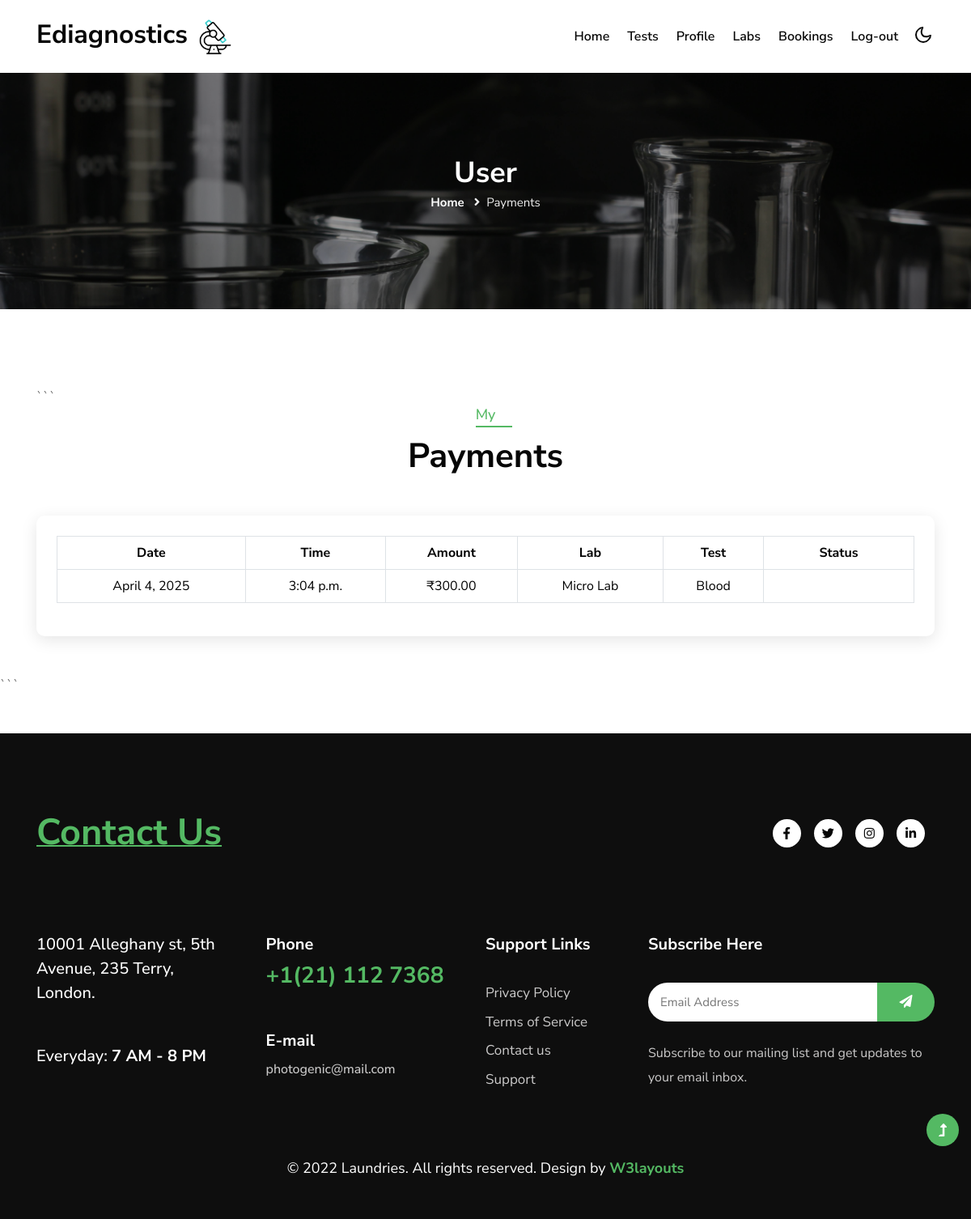
The page /user_payments/ (signed in) on the database its author committed.
### EdiagApp/models.py (models this page shows)
class Payment(models.Model):
    date = models.DateField(auto_now_add = True)
    time = models.TimeField(auto_now = True)
    amount = models.DecimalField(decimal_places = 2,max_digits = 6)
    status = models.CharField(max_length=20,default="Succesfull")
    booking = models.ForeignKey(Bookings,on_delete = models.CASCADE,null=True)

class Bookings(models.Model):
    slot = models.ForeignKey(Slots,on_delete = models.CASCADE)
    test = models.ForeignKey(Tests,on_delete = models.CASCADE,null = True)
    date = models.DateField(auto_now_add = True)
    user = models.ForeignKey(UserReg,on_delete = models.CASCADE,null = True)
    collector = models.ForeignKey(Collector, on_delete=models.SET_NULL, null=True, blank=True)
    collection_status = models.CharField(max_length=50, default="Pending")

class Slots(models.Model):
    lab = models.ForeignKey(LabReg,on_delete = models.CASCADE)
    date = models.DateField()
    time = models.TimeField()
    user = models.ForeignKey(UserReg,on_delete = models.CASCADE,null = True)
    report = models.FileField(null = True)
    prescription = models.FileField(max_length = 200,null = True)
    testStatus = models.IntegerField(default=0)#value 2 stands for paid, 1 for test completed

class LabReg(models.Model):
    name = models.CharField(max_length = 20)
    location = models.CharField(max_length = 20)
    contact = models.CharField(max_length = 20)
    email = models.EmailField()
    password = models.CharField(max_length=100, null=True)
    address = models.CharField(max_length = 50)
    user = models.ForeignKey(Login,on_delete=models.CASCADE,null = True)
    status = models.CharField(max_length=50, null=True, default='pending')
    image = models.FileField(null=True)

class Tests(models.Model):
    lab = models.ForeignKey(LabReg, on_delete=models.CASCADE)
    test = models.CharField(max_length = 50)
    description = models.CharField(max_length = 50)
    price = models.IntegerField()

### EdiagApp/views.py (the view)
# urls.py: path('user_payments/',views.user_payments),
def user_payments(request):
    userid = request.session["uid"]
    data = Payment.objects.filter(booking__user__id = userid)
    return render(request,'user_payments.html',{"data":data})

### template/user_payments.html (shortened to what this page needs)
{% extends "user_home.html" %}
{% block content %}
<section class="inner-banner py-5">
    <div class="w3l-breadcrumb py-lg-5">
        <div class="container pt-5 pb-sm-4 pb-2">
            <h4 class="inner-text-title font-weight-bold pt-5">User</h4>
            <ul class="breadcrumbs-custom-path">
                <li><a href="/">Home</a></li>
                <li class="active"><i class="fas fa-angle-right mx-2"></i>Payments</li>
            </ul>
        </div>
    </div>
</section>
<section class="w3l-w3l-contacts-12 py-5">
    <div class="contact-top py-lg-5 py-md-4 py-2">
        <div class="container">
```
        <div class="title-main text-center mx-auto mb-md-5 mb-4" style="max-width:500px;">
            <h5 class="sub-title">My</h5>
            <h3 class="title-style">Payments</h3>
        </div>
        <div class="table-container">
            <table class="table table-bordered text-center">
                <thead class="thead-dark">
                    <tr>
                        <th>Date</th>
                        <th>Time</th>
                        <th>Amount</th>
                        <th>Lab</th>
                        <th>Test</th>
                        <th>Status</th>
                    </tr>
                </thead>
                <tbody>
                    {% if data %}
                        {% for d in data %}
                        <tr>
                            <td>{{ d.date }}</td>
                            <td>{{ d.time }}</td>
                            <td>₹{{ d.amount }}</td>
                            <td>{{ d.booking.slot.lab.name }}</td>
                            <td>{{ d.booking.test.test }}</td>
                            <td>
                                {% if d.status == "Paid" %}
                                    <span class="badge badge-success">Paid</span>
                                {% elif d.status == "Pending" %}
                                    <span class="badge badge-warning">Pending</span>
                                {% else %}
                                    <span class="badge badge-secondary">{{ d.status }}</span>
                                {% endif %}
                            </td>
                        </tr>
                        {% endfor %}
                    {% else %}
                        <tr>
                            <td colspan="6">No payments found.</td>
                        </tr>
                    {% endif %}
                </tbody>
            </table>
        </div>
    </div>
</div>
```
</section>
{% endblock %}

### static/assets/css/custom-forms.css (style rules this page uses)
:root { --primary-gradient: linear-gradient(135deg, #667eea 0%, #764ba2 100%); --secondary-gradient: linear-gradient(135deg, #6a11cb 0%, #2575fc 100%); --glass-bg: rgba(255, 255, 255, 0.9); --glass-border: rgba(255, 255, 255, 0.2); --input-focus: #764ba2; --text-main: #2d3436; --text-muted: #636e72; }

### template/user_payments.html (style rules this page uses)
th, td { color: black; vertical-align: middle; }
.table-container { background:white; padding:25px; border-radius:10px; box-shadow:0 5px 20px rgba(0,0,0,0.1); }

### rows shown on the page
Payment: date "April 4, 2025", time "3:04 p.m.", amount "300.00", booking.slot.lab.name "Micro Lab", booking.test.test "Blood"
